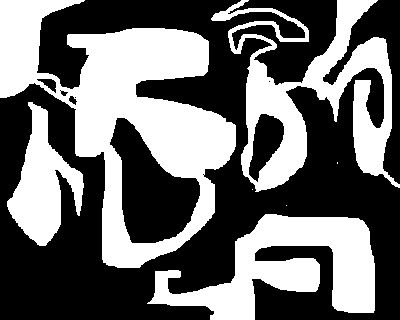
#> input picture lab11/bw.bmp, 400 x 320 px; the run also reads 1 picture not shown here
$ jupyter execute 'Labolatorium 11.ipynb'   (shell and % lines are left out)
#> lines starting #> are read from the running program, lines starting #| are printed output that depends on the picture; after the words box and inside, x2 and y2 are one past the last pixel; in counts of white or black regions, pixels touching at a corner belong together
**Jakub Orchowski, s223281**

# CEL ĆWICZENIA
Zapoznanie się z przekształceniami morfologicznymi obrazów binarnych i w odcieniach szarości. Implementacja i analiza operacji erozji, dylatacji, otwarcia, domknięcia, transformacji top-hat, bottom-hat oraz wyznaczania szkieletu obrazów binarnych.

[cell 1]
import numpy as np
import matplotlib.pyplot as plt
from PIL import Image
from scipy.ndimage import binary_erosion, binary_dilation, binary_opening, binary_closing
from scipy.ndimage import grey_erosion, grey_dilation, grey_opening, grey_closing
from skimage.morphology import thin, skeletonize

# Zadania

## Zadanie 1.
Wykonaj operację erozji oraz dylatacji na załączonych obrazach bw.bmp (binarny) i camels.bmp (monochromatyczny) używając poniższych elementów strukturalnych:
- Element 1: [1, 1, 1] (linia pozioma 1x3)
- Element 2: krzyż 3x3
- Element 3: kwadrat 5x5 (pełny)

[cell 2]
bw = np.array(Image.open('bw.bmp').convert('L'))
#> bw is the input picture: shape (320, 400); 42.5% white; 7 white regions (3 under 20 px), largest, box (x1, y1, x2, y2) and area: (0, 0, 236, 268) 24814, (211, 0, 400, 192) 12733, (147, 214, 375, 320) 11674, (7, 102, 84, 246) 5151
camels = np.array(Image.open('camels.bmp').convert('L'))
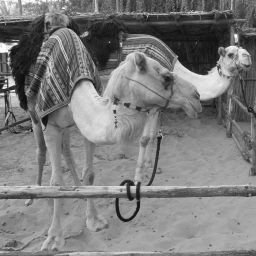
#> input picture lab11/camels.bmp, 256 x 256 px
#> camels is the input picture: shape (256, 256); min 6, max 255, mean 124

bw_bin = (bw > 128).astype(np.uint8)
camels_bin = (camels > 128).astype(np.uint8)
#> camels_bin: shape (256, 256); values 0 (black) and 1 (white), 54.8% white; 206 black regions (190 under 20 px), largest, box (x1, y1, x2, y2) and area: (0, 0, 256, 186) 25130, (0, 179, 256, 223) 2134, (84, 138, 116, 185) 390

se1 = np.array([[1, 1, 1]])
se2 = np.array([[0, 1, 0],
                [1, 1, 1],
                [0, 1, 0]])
se3 = np.ones((5, 5), dtype=np.uint8)

fig, axes = plt.subplots(1, 3, figsize=(12, 4))
axes[0].imshow(se1, cmap='gray', vmin=0, vmax=1)
axes[0].set_title('Element 1: linia 1x3')
axes[0].axis('off')
axes[1].imshow(se2, cmap='gray', vmin=0, vmax=1)
axes[1].set_title('Element 2: krzyz 3x3')
axes[1].axis('off')
axes[2].imshow(se3, cmap='gray', vmin=0, vmax=1)
axes[2].set_title('Element 3: kwadrat 5x5')
axes[2].axis('off')
plt.tight_layout()
plt.show()

[cell 3]
def erosion_bin(image: np.ndarray, se: np.ndarray) -> np.ndarray:
    """Erozja obrazu binarnego z zadanym elementem strukturalnym."""
    return binary_erosion(image, structure=se).astype(np.uint8)

def dilation_bin(image: np.ndarray, se: np.ndarray) -> np.ndarray:
    """Dylatacja obrazu binarnego z zadanym elementem strukturalnym."""
    return binary_dilation(image, structure=se).astype(np.uint8)

def erosion_gray(image: np.ndarray, se: np.ndarray) -> np.ndarray:
    """Erozja obrazu w odcieniach szarosci."""
    return grey_erosion(image, footprint=se)

def dilation_gray(image: np.ndarray, se: np.ndarray) -> np.ndarray:
    """Dylatacja obrazu w odcieniach szarosci."""
    return grey_dilation(image, footprint=se)

[cell 4]
s_elements = [se1, se2, se3]
se_names = ['Linia 1x3', 'Krzyz 3x3', 'Kwadrat 5x5']

fig, axes = plt.subplots(2, 4, figsize=(16, 8))
axes[0, 0].imshow(bw_bin, cmap='gray')
axes[0, 0].set_title('Oryginal bw_bin')
axes[0, 0].axis('off')
axes[1, 0].imshow(camels_bin, cmap='gray')
axes[1, 0].set_title('Oryginal camels_bin')
axes[1, 0].axis('off')

for i, (se, name) in enumerate(zip(s_elements, se_names)):
    eroded = erosion_bin(bw_bin, se)
    axes[0, i+1].imshow(eroded, cmap='gray')
    axes[0, i+1].set_title(f'Erozja bw: {name}')
    axes[0, i+1].axis('off')

    eroded_c = erosion_bin(camels_bin, se)
    axes[1, i+1].imshow(eroded_c, cmap='gray')
    axes[1, i+1].set_title(f'Erozja camels: {name}')
    axes[1, i+1].axis('off')
#> this loop made 3 passes
#> pass 1, `eroded_c = erosion_bin(camels_bin, se)`:
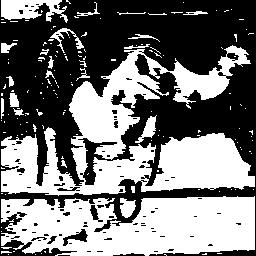
#> eroded_c: shape (256, 256); values 0 (black) and 1 (white), 47.4% white; 154 white regions (129 under 20 px), largest, box (x1, y1, x2, y2) and area: (1, 45, 255, 196) 16163, (1, 196, 255, 256) 11965, (1, 0, 68, 23) 940

plt.tight_layout()
plt.show()

[cell 5]
fig, axes = plt.subplots(2, 4, figsize=(16, 8))
axes[0, 0].imshow(bw_bin, cmap='gray')
axes[0, 0].set_title('Oryginal bw_bin')
axes[0, 0].axis('off')
axes[1, 0].imshow(camels_bin, cmap='gray')
axes[1, 0].set_title('Oryginal camels_bin')
axes[1, 0].axis('off')

for i, (se, name) in enumerate(zip(s_elements, se_names)):
    dilated = dilation_bin(bw_bin, se)
    axes[0, i+1].imshow(dilated, cmap='gray')
    axes[0, i+1].set_title(f'Dylatacja bw: {name}')
    axes[0, i+1].axis('off')

    dilated_c = dilation_bin(camels_bin, se)
    axes[1, i+1].imshow(dilated_c, cmap='gray')
    axes[1, i+1].set_title(f'Dylatacja camels: {name}')
    axes[1, i+1].axis('off')
#> this loop made 3 passes
#> pass 1, `dilated_c = dilation_bin(camels_bin, se)`:
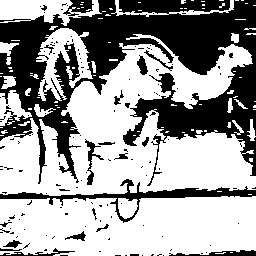
#> dilated_c: shape (256, 256); values 0 (black) and 1 (white), 62% white; 141 black regions (122 under 20 px), largest, box (x1, y1, x2, y2) and area: (0, 0, 256, 186) 21055, (0, 179, 256, 223) 1774, (169, 250, 256, 256) 278

plt.tight_layout()
plt.show()

[cell 6]
fig, axes = plt.subplots(2, 4, figsize=(16, 8))
axes[0, 0].imshow(camels, cmap='gray')
axes[0, 0].set_title('Oryginal camels (szarosc)')
axes[0, 0].axis('off')
axes[1, 0].imshow(camels, cmap='gray')
axes[1, 0].set_title('Oryginal camels (szarosc)')
axes[1, 0].axis('off')

for i, (se, name) in enumerate(zip(s_elements, se_names)):
    eroded_g = erosion_gray(camels, se)
    axes[0, i+1].imshow(eroded_g, cmap='gray')
    axes[0, i+1].set_title(f'Erozja szarosc: {name}')
    axes[0, i+1].axis('off')

    dilated_g = dilation_gray(camels, se)
    axes[1, i+1].imshow(dilated_g, cmap='gray')
    axes[1, i+1].set_title(f'Dylatacja szarosc: {name}')
    axes[1, i+1].axis('off')
#> this loop made 3 passes
#> pass 1, `dilated_g = dilation_gray(camels, se)`:
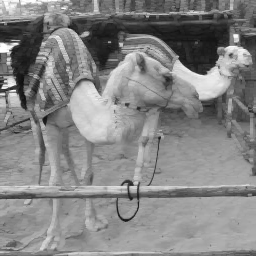
#> dilated_g: shape (256, 256); min 13, max 255, mean 132.9

plt.tight_layout()
plt.show()

### Wnioski
Erozja zmniejsza jasne obiekty na ciemnym tle - obiekty staja sie mniejsze, a male obiekty moga zniknac calkowicie. Dylatacja dziala odwrotnie - powieksza jasne obiekty i wypelnia male dziury. Ksztalt elementu strukturalnego wplywa na kierunek przeksztalcenia: linia pozioma bardziej wplywa na krawedzie poziome, krzyz na wszystkie kierunki rownomiernie, a kwadrat 5x5 daje najsilniejszy efekt. Na obrazie camels (szarosc) efekty sa bardziej subtelne niz na obrazie binarnym.

## Zadanie 2.
Wykonaj operacje otwarcia oraz domknięcia na załączonych obrazach bw.bmp i camels.bmp używając elementów strukturalnych z Zad.1.

[cell 7]
def opening_bin(image: np.ndarray, se: np.ndarray) -> np.ndarray:
    """Otwarcie obrazu binarnego (erozja potem dylatacja)."""
    return binary_opening(image, structure=se).astype(np.uint8)

def closing_bin(image: np.ndarray, se: np.ndarray) -> np.ndarray:
    """Domkniecie obrazu binarnego (dylatacja potem erozja)."""
    return binary_closing(image, structure=se).astype(np.uint8)

def opening_gray(image: np.ndarray, se: np.ndarray) -> np.ndarray:
    """Otwarcie obrazu w odcieniach szarosci."""
    return grey_opening(image, footprint=se)

def closing_gray(image: np.ndarray, se: np.ndarray) -> np.ndarray:
    """Domkniecie obrazu w odcieniach szarosci."""
    return grey_closing(image, footprint=se)

[cell 8]
fig, axes = plt.subplots(2, 4, figsize=(16, 8))
axes[0, 0].imshow(bw_bin, cmap='gray')
axes[0, 0].set_title('Oryginal bw_bin')
axes[0, 0].axis('off')
axes[1, 0].imshow(bw_bin, cmap='gray')
axes[1, 0].set_title('Oryginal bw_bin')
axes[1, 0].axis('off')

for i, (se, name) in enumerate(zip(s_elements, se_names)):
    opened = opening_bin(bw_bin, se)
    axes[0, i+1].imshow(opened, cmap='gray')
    axes[0, i+1].set_title(f'Otwarcie bw: {name}')
    axes[0, i+1].axis('off')

    closed = closing_bin(bw_bin, se)
    axes[1, i+1].imshow(closed, cmap='gray')
    axes[1, i+1].set_title(f'Domkniecie bw: {name}')
    axes[1, i+1].axis('off')

plt.tight_layout()
plt.show()

[cell 9]
fig, axes = plt.subplots(2, 4, figsize=(16, 8))
axes[0, 0].imshow(camels, cmap='gray')
axes[0, 0].set_title('Oryginal camels')
axes[0, 0].axis('off')
axes[1, 0].imshow(camels, cmap='gray')
axes[1, 0].set_title('Oryginal camels')
axes[1, 0].axis('off')

for i, (se, name) in enumerate(zip(s_elements, se_names)):
    opened_g = opening_gray(camels, se)
    axes[0, i+1].imshow(opened_g, cmap='gray')
    axes[0, i+1].set_title(f'Otwarcie camels: {name}')
    axes[0, i+1].axis('off')

    closed_g = closing_gray(camels, se)
    axes[1, i+1].imshow(closed_g, cmap='gray')
    axes[1, i+1].set_title(f'Domkniecie camels: {name}')
    axes[1, i+1].axis('off')

plt.tight_layout()
plt.show()
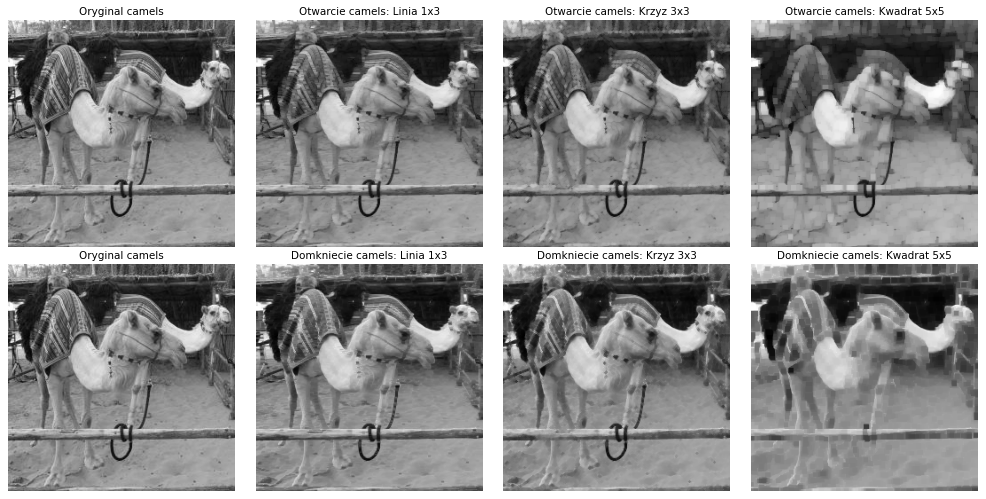
#> figure drawn by matplotlib, 8 panels

### Wnioski
Otwarcie (erozja + dylatacja) usuwa male jasne obiekty (szum) zachowujackształt wiekszych obiektow. Domkniecie (dylatacja + erozja) wypelnia male ciemne dziury w jasnych obiektach. Oba operacje sa bardziej lagodne niz sama erozja czy dylatacja, poniewaz druga operacja czesciowo kompensuje efekt pierwszej. Wiekszy element strukturalny daje silniejszy efekt filtracji.

## Zadanie 3.
Wykonaj operacje top-hat oraz bottom-hat na obrazach bw.bmp i camels.bmp używając elementów strukturalnych z Zad.1.

[cell 10]
def top_hat(image: np.ndarray, se: np.ndarray) -> np.ndarray:
    """Top-hat: oryginal minus otwarcie. Wyodrebnia jasne detale mniejsze od elementu strukturalnego."""
    opened = grey_opening(image, footprint=se)
    return np.clip(image.astype(np.float64) - opened.astype(np.float64), 0, 255).astype(np.uint8)

def bottom_hat(image: np.ndarray, se: np.ndarray) -> np.ndarray:
    """Bottom-hat: domkniecie minus oryginal. Wyodrebnia ciemne detale mniejsze od elementu strukturalnego."""
    closed = grey_closing(image, footprint=se)
    return np.clip(closed.astype(np.float64) - image.astype(np.float64), 0, 255).astype(np.uint8)

[cell 11]
fig, axes = plt.subplots(2, 4, figsize=(16, 8))
axes[0, 0].imshow(bw_bin, cmap='gray')
axes[0, 0].set_title('Oryginal bw_bin')
axes[0, 0].axis('off')
axes[1, 0].imshow(bw_bin, cmap='gray')
axes[1, 0].set_title('Oryginal bw_bin')
axes[1, 0].axis('off')

for i, (se, name) in enumerate(zip(s_elements, se_names)):
    th = top_hat((bw_bin * 255).astype(np.uint8), se)
    axes[0, i+1].imshow(th, cmap='gray')
    axes[0, i+1].set_title(f'Top-hat bw: {name}')
    axes[0, i+1].axis('off')

    bh = bottom_hat((bw_bin * 255).astype(np.uint8), se)
    axes[1, i+1].imshow(bh, cmap='gray')
    axes[1, i+1].set_title(f'Bottom-hat bw: {name}')
    axes[1, i+1].axis('off')

plt.tight_layout()
plt.show()
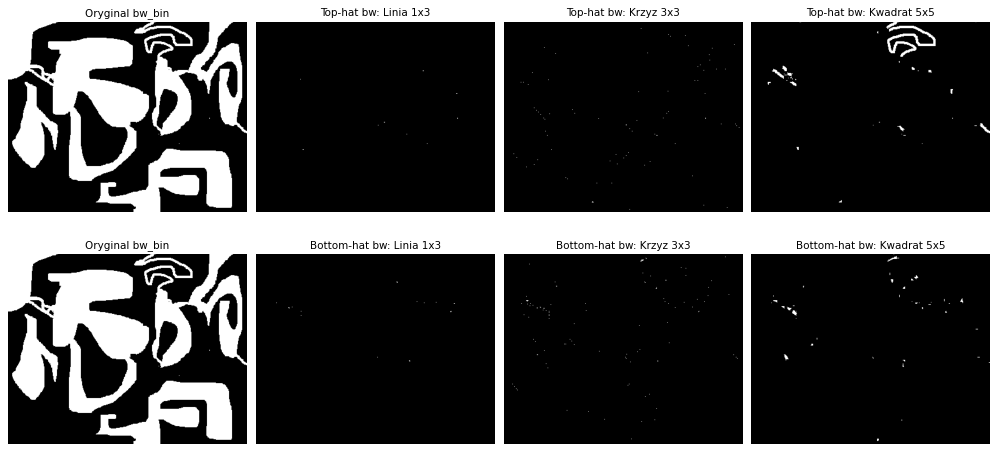
#> figure drawn by matplotlib, 8 panels

[cell 12]
fig, axes = plt.subplots(2, 4, figsize=(16, 8))
axes[0, 0].imshow(camels, cmap='gray')
axes[0, 0].set_title('Oryginal camels')
axes[0, 0].axis('off')
axes[1, 0].imshow(camels, cmap='gray')
axes[1, 0].set_title('Oryginal camels')
axes[1, 0].axis('off')

for i, (se, name) in enumerate(zip(s_elements, se_names)):
    th = top_hat(camels, se)
    axes[0, i+1].imshow(th, cmap='gray')
    axes[0, i+1].set_title(f'Top-hat camels: {name}')
    axes[0, i+1].axis('off')

    bh = bottom_hat(camels, se)
    axes[1, i+1].imshow(bh, cmap='gray')
    axes[1, i+1].set_title(f'Bottom-hat camels: {name}')
    axes[1, i+1].axis('off')
#> this loop made 3 passes
#> pass 1, `bh = bottom_hat(camels, se)`:
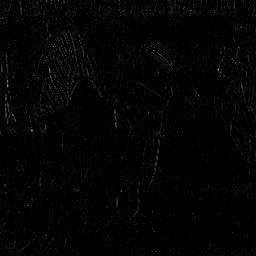
#> bh: shape (256, 256); min 0, max 147, mean 2.7

plt.tight_layout()
plt.show()
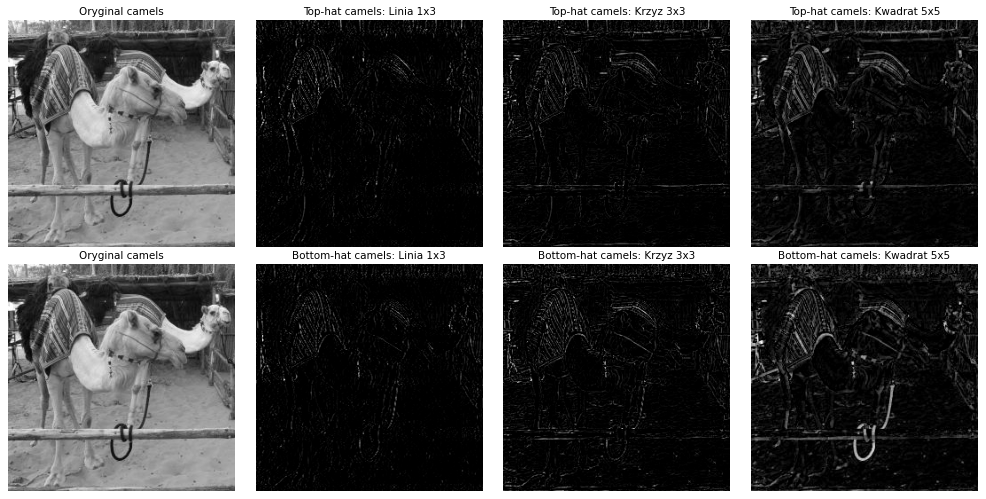
#> figure drawn by matplotlib, 8 panels

### Wnioski
Top-hat wyodrebnia jasne elementy (wypuklosci, cienkie linie), ktore sa mniejsze niz element strukturalny. Bottom-hat wyodrebnia ciemne elementy (rowy, dziury). Na obrazie camels top-hat podkresla jasne detale na ciemnym tle, a bottom-hat ciemne detale na jasnym tle. Te transformacje sa uzyteczne do kompensacji nierownomiernego oswietlenia i wzmocnienia kontrastu lokalnego.

## Zadanie 4.
Znajdź wyniki ścieniania załączonych obrazów binarnych bw.bmp, Un.bmp oraz Un1.bmp oraz wyznacz szkielet tych obrazów. Wykonaj skończoną (oraz „nieskończoną”) liczbę iteracji.

[cell 13]
bw_img = np.array(Image.open('bw.bmp').convert('L'))
Un_img = np.array(Image.open('Un.bmp').convert('L'))
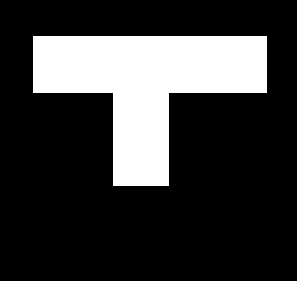
#> input picture lab11/Un.bmp, 297 x 281 px
#> Un_img is the input picture: shape (281, 297); 22.2% white; 1 white region, box (x1, y1, x2, y2) and area: (33, 36, 267, 186) 18546
Un1_img = np.array(Image.open('Un1.bmp').convert('L'))

bw_b = (bw_img > 128).astype(np.uint8)
Un_b = (Un_img > 128).astype(np.uint8)
Un1_b = (Un1_img > 128).astype(np.uint8)
#> Un1_b: shape (281, 297); values 0 (black) and 1 (white), 22.3% white; 1 white region, box (x1, y1, x2, y2) and area: (33, 36, 267, 186) 18639

print(f"bw_bin shape: {bw_b.shape}, unique values: {np.unique(bw_b)}")
#| bw_bin shape: (320, 400), unique values: [0 1]
print(f"Un_bin shape: {Un_b.shape}, unique values: {np.unique(Un_b)}")
#| Un_bin shape: (281, 297), unique values: [0 1]
print(f"Un1_bin shape: {Un1_b.shape}, unique values: {np.unique(Un1_b)}")
#| Un1_bin shape: (281, 297), unique values: [0 1]

[cell 14]
def thinning_iterative(image: np.ndarray, max_iter: int = None) -> np.ndarray:
    """Scienianie obrazu binarnego z podana liczba iteracji."""
#> called with max_iter = 5
    result = thin(image, max_num_iter=max_iter)
#> result: shape (320, 400) bool; 26.2% white; 7 white regions (3 under 20 px), largest, box (x1, y1, x2, y2) and area: (5, 0, 231, 263) 17202, (147, 219, 370, 318) 7278, (213, 0, 399, 192) 5820, (12, 105, 79, 241) 3270
    return result

bw_thin_finite = thinning_iterative(bw_b, max_iter=5)
Un_thin_finite = thinning_iterative(Un_b, max_iter=5)
Un1_thin_finite = thinning_iterative(Un1_b, max_iter=5)

bw_thin_full = thinning_iterative(bw_b)
#> in thinning_iterative (call 4), `result = thin(image, max_num_iter=max_iter)`:
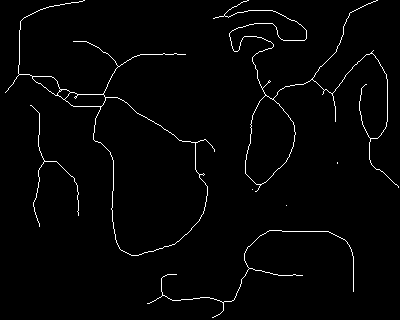
#> result: shape (320, 400) bool; 1.9% white in thin lines or dots
Un_thin_full = thinning_iterative(Un_b)
Un1_thin_full = thinning_iterative(Un1_b)

bw_skel = skeletonize(bw_b)
Un_skel = skeletonize(Un_b)
Un1_skel = skeletonize(Un1_b)

[cell 15]
fig, axes = plt.subplots(3, 4, figsize=(16, 12))

axes[0, 0].imshow(bw_b, cmap='gray')
axes[0, 0].set_title('Oryginal bw')
axes[0, 0].axis('off')
axes[0, 1].imshow(bw_thin_finite, cmap='gray')
axes[0, 1].set_title('Scienianie bw (5 iter)')
axes[0, 1].axis('off')
axes[0, 2].imshow(bw_thin_full, cmap='gray')
axes[0, 2].set_title('Scienianie bw (pelne)')
axes[0, 2].axis('off')
axes[0, 3].imshow(bw_skel, cmap='gray')
axes[0, 3].set_title('Szkielet bw')
axes[0, 3].axis('off')

axes[1, 0].imshow(Un_b, cmap='gray')
axes[1, 0].set_title('Oryginal Un')
axes[1, 0].axis('off')
axes[1, 1].imshow(Un_thin_finite, cmap='gray')
axes[1, 1].set_title('Scienianie Un (5 iter)')
axes[1, 1].axis('off')
axes[1, 2].imshow(Un_thin_full, cmap='gray')
axes[1, 2].set_title('Scienianie Un (pelne)')
axes[1, 2].axis('off')
axes[1, 3].imshow(Un_skel, cmap='gray')
axes[1, 3].set_title('Szkielet Un')
axes[1, 3].axis('off')

axes[2, 0].imshow(Un1_b, cmap='gray')
axes[2, 0].set_title('Oryginal Un1')
axes[2, 0].axis('off')
axes[2, 1].imshow(Un1_thin_finite, cmap='gray')
axes[2, 1].set_title('Scienianie Un1 (5 iter)')
axes[2, 1].axis('off')
axes[2, 2].imshow(Un1_thin_full, cmap='gray')
axes[2, 2].set_title('Scienianie Un1 (pelne)')
axes[2, 2].axis('off')
axes[2, 3].imshow(Un1_skel, cmap='gray')
axes[2, 3].set_title('Szkielet Un1')
axes[2, 3].axis('off')

plt.tight_layout()
plt.show()

### Wnioski
Scienianie z skonczona liczba iteracji daje grubszy szkielet, poniewaz nie wszystkie piksele brzegowe zostaja usuniete. Pelne scienianie (do stabilizacji) daje jednopikselowy szkielet zachowujacy topologie obiektu. Szkielet (skeletonize) daje podobny wynik do pelnego scieniania, ale moze sie roznic w sposobie traktowania rozgalezien. Roznica miedzy scienianiem a szkieletyzacja polega na tym, ze szkieletyzacja gwarantuje jednopikselowa grubosc, podczas gdy scienianie moze dawac lekko grubsze wyniki w zaleznosci od implementacji.

## Zadanie 5.
Zrealizuj funkcję do wyznaczania szkieletu obrazów binarnych używając metody opartej na transformacji hit-or-miss z 24 elementami strukturalnymi (6 bazowych + obroty o 90, 180, 270 stopni).

[cell 16]
def rotate_se_90(se: np.ndarray) -> np.ndarray:
    """Obraca element strukturalny o 90 stopni w prawo."""
    return np.rot90(se, k=-1)

def generate_24_se() -> list:
    """Generuje 24 elementy strukturalne: 6 bazowych + obroty o 90, 180, 270 stopni."""
    base_ses = [
        np.array([[0, 0, 0],
                  [1, 1, 1],
                  [1, 1, 1]], dtype=np.uint8),
        np.array([[0, 1, 0],
                  [0, 1, 1],
                  [0, 1, 0]], dtype=np.uint8),
        np.array([[1, 0, 0],
                  [1, 1, 0],
                  [1, 0, 0]], dtype=np.uint8),
        np.array([[0, 1, 1],
                  [1, 1, 0],
                  [0, 0, 0]], dtype=np.uint8),
        np.array([[0, 0, 0],
                  [1, 1, 1],
                  [0, 1, 0]], dtype=np.uint8),
        np.array([[0, 0, 0],
                  [1, 1, 1],
                  [0, 1, 1]], dtype=np.uint8),
    ]
#> base_ses = [[[0, 0, 0], [1, 1, 1], [1, 1, 1]], [[0, 1, 0], [0, 1, 1], [0, 1, 0]], [[1, 0, 0], [1, 1, 0], [1, 0, 0]], [[0, 1, 1], [1, 1, 0], [0, 0, 0]], [[0, 0, 0], [1, 1, 1], [0, 1, 0]], [[0, 0, 0], [1, 1, 1], [0, 1, 1]]]

    all_ses = []
    for se in base_ses:
        current = se.copy()
        for _ in range(4):
            all_ses.append(current)
            current = rotate_se_90(current)
#> this loop made 6 passes
#> after the loop, all_ses = 24 items, first 6: [[0, 0, 0], [1, 1, 1], [1, 1, 1]], [[1, 1, 0], [1, 1, 0], [1, 1, 0]], [[1, 1, 1], [1, 1, 1], [0, 0, 0]], [[0, 1, 1], [0, 1, 1], [0, 1, 1]], [[0, 1, 0], [0, 1, 1], [0, 1, 0]], [[0, 0, 0], [1, 1, 1], [0, 1, 0]]
    return all_ses

all_24_se = generate_24_se()
#> all_24_se has the same summary as all_ses in generate_24_se
print(f"Wygenerowano {len(all_24_se)} elementow strukturalnych")
#| Wygenerowano 24 elementow strukturalnych

fig, axes = plt.subplots(4, 6, figsize=(18, 12))
for idx, se in enumerate(all_24_se):
    row, col = divmod(idx, 6)
    axes[row, col].imshow(se, cmap='gray', vmin=0, vmax=1)
    axes[row, col].set_title(f'SE {idx+1}')
    axes[row, col].axis('off')
#> this loop made 24 passes
#> (se, row, col) on passes 1 to 8: ([[0, 0, 0], [1, 1, 1], [1, 1, 1]], 0, 0), ([[1, 1, 0], [1, 1, 0], [1, 1, 0]], 0, 1), ([[1, 1, 1], [1, 1, 1], [0, 0, 0]], 0, 2), ([[0, 1, 1], [0, 1, 1], [0, 1, 1]], 0, 3), ([[0, 1, 0], [0, 1, 1], [0, 1, 0]], 0, 4), ([[0, 0, 0], [1, 1, 1], [0, 1, 0]], 0, 5), ([[0, 1, 0], [1, 1, 0], [0, 1, 0]], 1, 0), ([[0, 1, 0], [1, 1, 1], [0, 0, 0]], 1, 1)

plt.tight_layout()
plt.show()

[cell 17]
def hit_or_miss_transform(image: np.ndarray, se_hit: np.ndarray, se_miss: np.ndarray = None) -> np.ndarray:
    """Transformacja hit-or-miss. se_hit okresla piksele ktore musza byc 1, se_miss te ktore musza byc 0."""
    if se_miss is None:
        se_miss = np.zeros_like(se_hit)

    hit = binary_erosion(image, structure=se_hit)
    miss = binary_erosion(1 - image, structure=se_miss)
    return (hit & miss).astype(np.uint8)

def skeleton_hit_or_miss(image: np.ndarray) -> np.ndarray:
    """Wyznaczanie szkieletu metoda hit-or-miss z 24 elementami strukturalnymi."""
    ses = generate_24_se()
#> the loop in generate_24_se (call 2), `for se in base_ses:` made 6 passes
#> ses has the same summary as all_ses in generate_24_se
    skeleton = np.zeros_like(image)
    current = image.copy()

    changed = True
    while changed:
        changed = False
        for se in ses:
            hmt = hit_or_miss_transform(current, se)
            if np.any(hmt):
                current = current & (~hmt.astype(bool)).astype(np.uint8)
                skeleton = skeleton | hmt
                changed = True
#> this loop made 2 passes

    return skeleton

[cell 18]
Un_skel_hmt = skeleton_hit_or_miss(Un_b)
Un1_skel_hmt = skeleton_hit_or_miss(Un1_b)
#> the loop in skeleton_hit_or_miss (call 2), `while changed:` made 2 passes

Un_skel_std = skeletonize(Un_b)
Un1_skel_std = skeletonize(Un1_b)

fig, axes = plt.subplots(2, 3, figsize=(15, 10))
axes[0, 0].imshow(Un_b, cmap='gray')
axes[0, 0].set_title('Oryginal Un')
axes[0, 0].axis('off')
axes[0, 1].imshow(Un_skel_hmt, cmap='gray')
axes[0, 1].set_title('Szkielet Un (hit-or-miss)')
axes[0, 1].axis('off')
axes[0, 2].imshow(Un_skel_std, cmap='gray')
axes[0, 2].set_title('Szkielet Un (skimage)')
axes[0, 2].axis('off')

axes[1, 0].imshow(Un1_b, cmap='gray')
axes[1, 0].set_title('Oryginal Un1')
axes[1, 0].axis('off')
axes[1, 1].imshow(Un1_skel_hmt, cmap='gray')
axes[1, 1].set_title('Szkielet Un1 (hit-or-miss)')
axes[1, 1].axis('off')
axes[1, 2].imshow(Un1_skel_std, cmap='gray')
axes[1, 2].set_title('Szkielet Un1 (skimage)')
axes[1, 2].axis('off')

plt.tight_layout()
plt.show()

print(f"Un - roznice miedzy hit-or-miss a skimage: {np.sum(Un_skel_hmt != Un_skel_std)} pikseli")
#| Un - roznice miedzy hit-or-miss a skimage: 17740 pikseli
print(f"Un1 - roznice miedzy hit-or-miss a skimage: {np.sum(Un1_skel_hmt != Un1_skel_std)} pikseli")
#| Un1 - roznice miedzy hit-or-miss a skimage: 17834 pikseli
